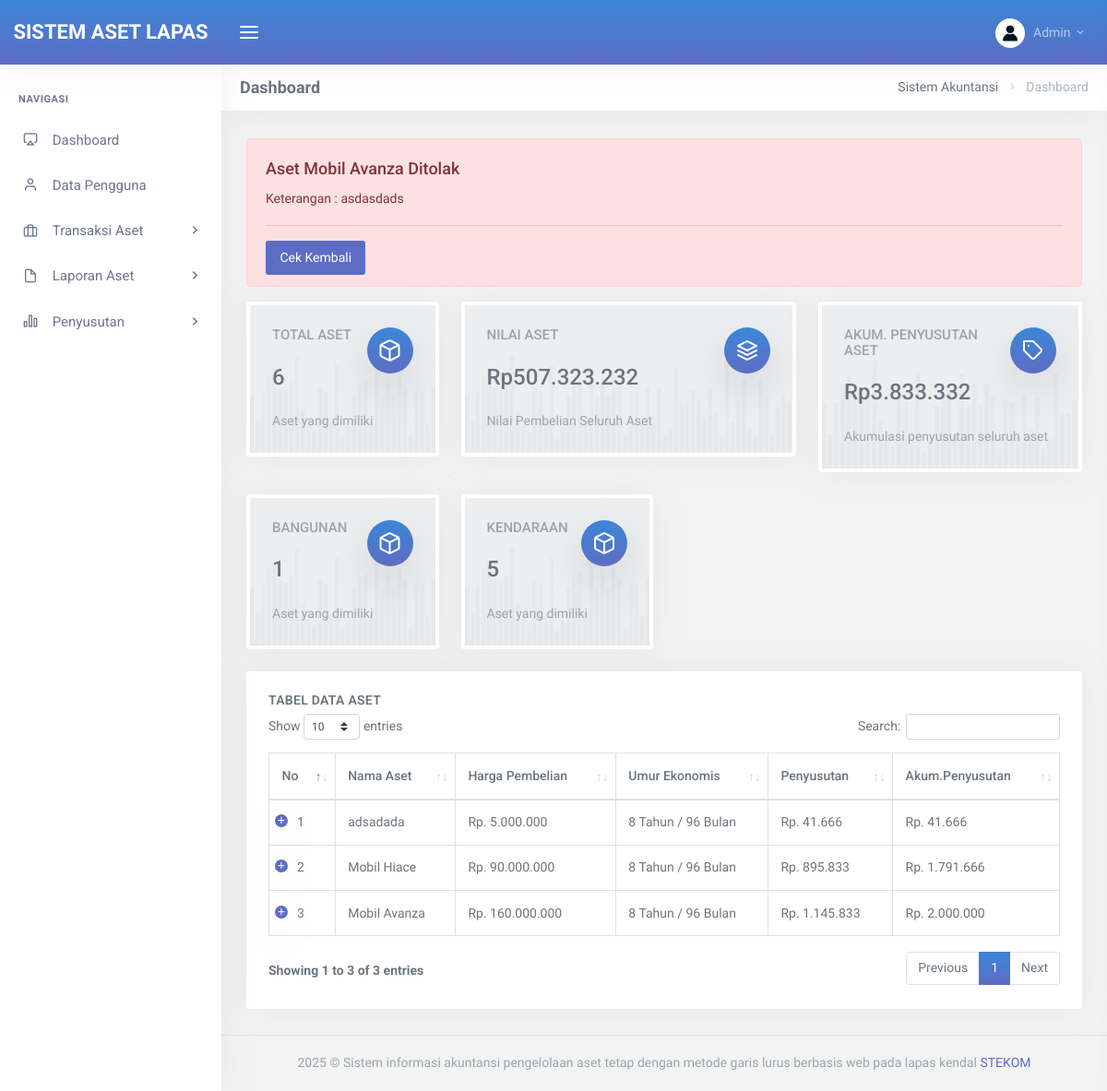
Screenshot of /index.php (signed in) with the database file from the repository.
### tables this page shows
CREATE TABLE `aset`  (
  `id_aset` int NOT NULL AUTO_INCREMENT,
  `nama_aset` varchar(255) NULL DEFAULT NULL,
  `tanggal_pembelian` date NULL DEFAULT NULL,
  `umur_ekonomis` int NULL DEFAULT NULL,
  `harga_pembelian` decimal(15, 2) NULL DEFAULT NULL,
  `nilai_residu` decimal(15, 2) NULL DEFAULT NULL,
  `status` varchar(255) NULL DEFAULT NULL,
  `id_jenis` int NULL DEFAULT NULL,
  `id_kelompok` int NULL DEFAULT NULL,
  `deskripsi_aset` text NULL,
  `jumlah` int NULL DEFAULT NULL,
  `unit` varchar(10) NULL DEFAULT NULL,
  `nilai_penyusutan` decimal(15, 2) NULL DEFAULT NULL,
  `letak_aset` varchar(255) NULL DEFAULT NULL,
  `kode_aset` varchar(50) NULL DEFAULT NULL,
  `merek` varchar(50) NULL DEFAULT NULL,
  `status_kondisi` varchar(50) NULL DEFAULT NULL,
  `sumber_dana` enum('APBN','APBD','Hibah','Lainnya') NULL DEFAULT NULL,
  `klasifikasi_pengadaan` enum('Hibah','Pembangunan Sendiri','Pembelian','Kontrak','Tidak Ada') NULL DEFAULT NULL,
  `keterangan_tolak` varchar(255) NULL DEFAULT NULL,
  PRIMARY KEY (`id_aset`) USING BTREE,
  INDEX `id_jenis`(`id_jenis` ASC) USING BTREE,
  INDEX `id_kelompok`(`id_kelompok` ASC) USING BTREE,
  CONSTRAINT `aset_ibfk_1` FOREIGN KEY (`id_jenis`) REFERENCES `jenis_aset` (`id_jenis`) ON DELETE CASCADE ON UPDATE CASCADE,
  CONSTRAINT `aset_ibfk_2` FOREIGN KEY (`id_kelompok`) REFERENCES `kelompok_aset` (`id_kelompok`) ON DELETE CASCADE ON UPDATE CASCADE
);

CREATE TABLE `jenis_aset`  (
  `id_jenis` int NOT NULL AUTO_INCREMENT,
  `nama_jenis` varchar(255) NULL DEFAULT NULL,
  `deskripsi_jenis` varchar(255) NULL DEFAULT NULL,
  PRIMARY KEY (`id_jenis`) USING BTREE
);

CREATE TABLE `jadwal_penyusutan`  (
  `id_jadwal` int NOT NULL AUTO_INCREMENT,
  `id_aset` int NULL DEFAULT NULL,
  `tanggal_penyusutan` date NULL DEFAULT NULL,
  `nilai_jadwal_penyusutan` decimal(15, 2) NULL DEFAULT NULL,
  `validasi` varchar(30) NULL DEFAULT NULL,
  `sisa_umur` int NULL DEFAULT NULL,
  PRIMARY KEY (`id_jadwal`) USING BTREE,
  INDEX `id_aset`(`id_aset` ASC) USING BTREE,
  CONSTRAINT `jadwal_penyusutan_ibfk_1` FOREIGN KEY (`id_aset`) REFERENCES `aset` (`id_aset`) ON DELETE CASCADE ON UPDATE CASCADE
);

### pages/dashboard.php (the view, shortened to what this page needs)
<div class="container-fluid">
    <div class="row">
        <div class="col-12">
            <div class="page-title-box">
                <div class="page-title-right">
                    <ol class="breadcrumb m-0">
                        <li class="breadcrumb-item"><a href="javascript: void(0);">Sistem Akuntansi</a></li>
                        <li class="breadcrumb-item active">Dashboard</li>
                    </ol>
                </div>
                <h4 class="page-title">Dashboard</h4>
            </div>
        </div>
    </div>
    <?php
    include 'config.php';
    if ($_SESSION['level'] == 'admin') {
        $sql = $conn->query("SELECT * FROM aset WHERE status = 'Ditolak'");
        $jmlAsetDitolak = $sql->num_rows;
        if ($jmlAsetDitolak > 0) { ?>
            <div class="row">
                <div class="col-12">
                    <div class="alert alert-danger">
                        <?php
                        while ($row = $sql->fetch_assoc()) {
                            ?>
                            <h4>Aset <?php echo $row['nama_aset']; ?> Ditolak </h4>
                            <p>Keterangan : <?php echo $row['keterangan_tolak']; ?></p>
                            <hr>
                            <?php
                        }
                        ?>
                        <a href="?page=aset" class="btn btn-primary">Cek Kembali</a>
                    </div>
                </div>
            </div>
            <?php
        }
    } ?>
    <div class="row">
        <div class="col-md-6 col-xl-3">
            <div class="card-box tilebox-one">
                <i class="fe-box float-right"></i>
                <h5 class="text-muted text-uppercase mb-3 mt-0">Total Aset</h5>
                <?php
                include 'config.php';
                $query = "SELECT count(id_aset) as total FROM aset";
                $result = mysqli_query($conn, $query);
                $row = mysqli_fetch_assoc($result);
                ?>
                <h3 class="mb-3" data-plugin="counterup"><?php echo $row['total']; ?></h3>
                <span class="text-muted vertical-middle">Aset yang dimiliki</span>
            </div>
        </div>
        <div class="col-md-6 col-xl-5">
            <div class="card-box tilebox-one">
                <i class="fe-layers float-right"></i>
                <h5 class="text-muted text-uppercase mb-3 mt-0">Nilai Aset</h5>
                <?php
                $query = "SELECT sum(harga_pembelian) as total_nilai FROM aset";
                $result = mysqli_query($conn, $query);
                $row = mysqli_fetch_assoc($result);
                ?>
                <h3 class="mb-3">Rp<span
                        data-plugin=""><?php echo number_format($row['total_nilai'], 0, ',', '.'); ?></span>
                </h3>
                <span class="text-muted vertical-middle">Nilai Pembelian Seluruh Aset</span>
            </div>
        </div>
        <div class="col-md-6 col-xl-4">
            <div class="card-box tilebox-one">
                <i class="fe-tag float-right"></i>
                <h5 class="text-muted text-uppercase mb-3 mt-0">Akum. Penyusutan Aset</h5>
                <?php
                $query = "SELECT sum(nilai_jadwal_penyusutan) as total_penyusutan FROM jadwal_penyusutan";
                $result = mysqli_query($conn, $query);
                $row = mysqli_fetch_assoc($result);
                ?>
                <h3 class="mb-3">Rp<span
                        data-plugin=""><?php echo number_format($row['total_penyusutan'], 0, ',', '.'); ?></span>
                </h3>
                <span class="text-muted vertical-middle">Akumulasi penyusutan seluruh aset</span>
            </div>
        </div>
    </div>
    <div class="row">
        <?php
        $sqljenisAset = mysqli_query($conn, "SELECT * FROM jenis_aset");
        while ($rowjenisAset = mysqli_fetch_array($sqljenisAset)) {
            ?>
            <div class="col-md-6 col-xl-3">
                <div class="card-box tilebox-one">
                    <i class="fe-box float-right"></i>
                    <h5 class="text-muted text-uppercase mb-3 mt-0"><?php echo $rowjenisAset['nama_jenis']; ?></h5>
                    <?php
                    include 'config.php';
                    $query = "SELECT COUNT(id_aset) as total FROM aset WHERE id_jenis='" . $rowjenisAset['id_jenis'] . "'";
                    $result = mysqli_query($conn, $query);
                    $row = mysqli_fetch_assoc($result);
                    ?>
                    <h3 class="mb-3" data-plugin="counterup"><?php echo $row['total']; ?></h3>
                    <span class="text-muted vertical-middle">Aset yang dimiliki</span>
                </div>
            </div>
            <?php
        }
        ?>
    </div>
    <div class="row">
        <div class="col-12">
            <div class="card-box table-responsive">
                <h4 class="header-title"><b>Tabel Data Aset</b></h4>
                <table id="datatable" class="table table-bordered  dt-responsive nowrap"
                    style="border-collapse: collapse; border-spacing: 0; width: 100%;">
                    <thead>
                        <tr>
                            <th>No</th>
                            <th>Nama Aset</th>
                            <th>Harga Pembelian</th>
                            <th>Umur Ekonomis</th>
                            <th>Penyusutan</th>
                            <th>Akum.Penyusutan</th>
                        </tr>
                    </thead>
                    <tbody>
                        <?php
                        include "config.php";
                        $sql = $conn->query("SELECT
                                                    SUM( jadwal_penyusutan.nilai_jadwal_penyusutan ) AS akumpenyusutan,
                                                    aset.nama_aset,
                                                    aset.harga_pembelian,
                                                    kelompok_aset.nama_kelompok,
                                                    jenis_aset.nama_jenis,
                                                    aset.jumlah,
                                                    aset.unit,
                                                    jadwal_penyusutan.sisa_umur,
                                                    aset.id_aset,
                                                    jadwal_penyusutan.id_jadwal,
                                                    aset.umur_ekonomis,
                                                    aset.nilai_penyusutan
                                                FROM
                                                    jadwal_penyusutan
                                                    INNER JOIN aset ON jadwal_penyusutan.id_aset = aset.id_aset
                                                    INNER JOIN kelompok_aset ON aset.id_kelompok = kelompok_aset.id_kelompok
                                                    INNER JOIN jenis_aset ON aset.id_jenis = jenis_aset.id_jenis
                                                GROUP BY
                                                    id_aset
                                                ORDER BY
                                                    sisa_umur DESC");
                        $no = 1;
                        while ($data = $sql->fetch_assoc()) {
                            ?>
                            <tr>
                                <td><?= $no++ ?></td>
                                <td><?= $data['nama_aset'] ?></td>
                                <td>Rp. <?= number_format($data['harga_pembelian'], 0, ',', '.') ?></td>
                                <td><?= $data['umur_ekonomis'] ?> Tahun /
                                    <?php echo $data['umur_ekonomis'] * 12 ?> Bulan
                                </td>
                                <td>Rp. <?= number_format($data['nilai_penyusutan'], 0, ',', '.') ?></td>
                                <td>Rp. <?= number_format($data['akumpenyusutan'], 0, ',', '.') ?></td>
                            </tr>
                            <?php
                        }
                        ?>
                    </tbody>
                </table>
            </div>
        </div>
    </div>
</div>

### rows the page displays
aset: nama_aset "Mobil Avanza", keterangan_tolak "asdasdads"
jenis_aset: nama_jenis "BANGUNAN", total "1"
jenis_aset: nama_jenis "KENDARAAN", total "5"
jadwal_penyusutan: id_aset.nama_aset "adsadada", id_aset.harga_pembelian "5.000.000", id_aset.umur_ekonomis "8", $data['umur_ekonomis']*12 "96", id_aset.nilai_penyusutan "41.666", akumpenyusutan "41.666"
jadwal_penyusutan: id_aset.nama_aset "Mobil Hiace", id_aset.harga_pembelian "90.000.000", id_aset.umur_ekonomis "8", $data['umur_ekonomis']*12 "96", id_aset.nilai_penyusutan "895.833", akumpenyusutan "1.791.666"
jadwal_penyusutan: id_aset.nama_aset "Mobil Avanza", id_aset.harga_pembelian "160.000.000", id_aset.umur_ekonomis "8", $data['umur_ekonomis']*12 "96", id_aset.nilai_penyusutan "1.145.833", akumpenyusutan "2.000.000"

### other values shown
$_SESSION['nama_pengguna'] "Admin"
$row['total'] "6"
$row['total_nilai'] "507.323.232"
$row['total_penyusutan'] "3.833.332"
